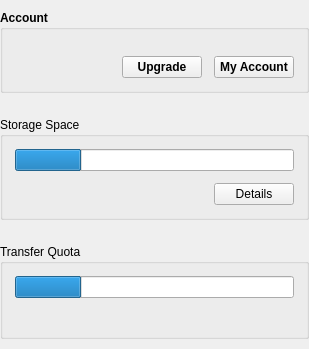
     <widget class="QWidget" name="pAccount">
      <property name="sizePolicy">
       <sizepolicy hsizetype="Preferred" vsizetype="Maximum">
        <horstretch>0</horstretch>
        <verstretch>0</verstretch>
       </sizepolicy>
      </property>
      <layout class="QVBoxLayout" name="pAccountLayout" stretch="0,0,0,1">
       <property name="spacing">
        <number>24</number>
       </property>
       <property name="leftMargin">
        <number>0</number>
       </property>
       <property name="topMargin">
        <number>10</number>
       </property>
       <property name="rightMargin">
        <number>0</number>
       </property>
       <property name="bottomMargin">
        <number>0</number>
       </property>
       <item>
        <widget class="QGroupBox" name="gAccountDetails">
         <property name="sizePolicy">
          <sizepolicy hsizetype="Preferred" vsizetype="Preferred">
           <horstretch>0</horstretch>
           <verstretch>0</verstretch>
          </sizepolicy>
         </property>
         <property name="font">
          <font>
           <bold>true</bold>
          </font>
         </property>
         <property name="title">
          <string>Account</string>
         </property>
         <property name="type" stdset="0">
          <string notr="true">mega</string>
         </property>
         <layout class="QVBoxLayout" name="verticalLayout_3">
          <property name="leftMargin">
           <number>12</number>
          </property>
          <property name="topMargin">
           <number>12</number>
          </property>
          <property name="rightMargin">
           <number>12</number>
          </property>
          <property name="bottomMargin">
           <number>12</number>
          </property>
          <item>
           <layout class="QHBoxLayout" name="horizontalLayout_4">
            <property name="spacing">
             <number>12</number>
            </property>
            <item>
             <widget class="AvatarWidget" name="wAvatar" native="true">
              <property name="minimumSize">
               <size>
                <width>36</width>
                <height>36</height>
               </size>
              </property>
              <property name="maximumSize">
               <size>
                <width>36</width>
                <height>36</height>
               </size>
              </property>
             </widget>
            </item>
            <item>
             <layout class="QVBoxLayout" name="verticalLayout">
              <property name="spacing">
               <number>0</number>
              </property>
              <item>
               <layout class="QHBoxLayout" name="horizontalLayout_3">
                <item>
                 <widget class="QLabel" name="lName">
                  <property name="maximumSize">
                   <size>
                    <width>270</width>
                    <height>16777215</height>
                   </size>
                  </property>
                  <property name="textFormat">
                   <enum>Qt::PlainText</enum>
                  </property>
                 </widget>
                </item>
                <item>
                 <widget class="QPushButton" name="lAccountType">
                  <property name="sizePolicy">
                   <sizepolicy hsizetype="MinimumExpanding" vsizetype="Fixed">
                    <horstretch>0</horstretch>
                    <verstretch>0</verstretch>
                   </sizepolicy>
                  </property>
                  <property name="icon">
                   <iconset resource="../Resources_common.qrc">
                    <normaloff>:/images/Small_Free.png</normaloff>:/images/Small_Free.png</iconset>
                  </property>
                  <property name="iconSize">
                   <size>
                    <width>12</width>
                    <height>12</height>
                   </size>
                  </property>
                  <property name="autoDefault">
                   <bool>false</bool>
                  </property>
                  <property name="flat">
                   <bool>true</bool>
                  </property>
                  <property name="type" stdset="0">
                   <string notr="true">ghost</string>
                  </property>
                 </widget>
                </item>
               </layout>
              </item>
              <item>
               <widget class="QLabel" name="lEmail"/>
              </item>
             </layout>
            </item>
            <item>
             <layout class="QVBoxLayout" name="verticalLayout_14">
              <item>
               <spacer name="verticalSpacer_9">
                <property name="orientation">
                 <enum>Qt::Vertical</enum>
                </property>
                <property name="sizeHint" stdset="0">
                 <size>
                  <width>20</width>
                  <height>0</height>
                 </size>
                </property>
               </spacer>
              </item>
              <item>
               <layout class="QHBoxLayout" name="horizontalLayout">
                <item>
                 <widget class="QPushButton" name="bUpgrade">
                  <property name="sizePolicy">
                   <sizepolicy hsizetype="Preferred" vsizetype="Fixed">
                    <horstretch>0</horstretch>
                    <verstretch>0</verstretch>
                   </sizepolicy>
                  </property>
                  <property name="minimumSize">
                   <size>
                    <width>0</width>
                    <height>0</height>
                   </size>
                  </property>
                  <property name="maximumSize">
                   <size>
                    <width>16777215</width>
                    <height>16777215</height>
                   </size>
                  </property>
                  <property name="cursor">
                   <cursorShape>PointingHandCursor</cursorShape>
                  </property>
                  <property name="focusPolicy">
                   <enum>Qt::StrongFocus</enum>
                  </property>
                  <property name="text">
                   <string>Upgrade</string>
                  </property>
                  <property name="autoDefault">
                   <bool>false</bool>
                  </property>
                  <property name="type" stdset="0">
                   <string notr="true">secondary</string>
                  </property>
                  <property name="dimension" stdset="0">
                   <string notr="true">small</string>
                  </property>
                 </widget>
                </item>
                <item>
                 <widget class="QPushButton" name="bMyAccount">
                  <property name="sizePolicy">
                   <sizepolicy hsizetype="Preferred" vsizetype="Fixed">
                    <horstretch>0</horstretch>
                    <verstretch>0</verstretch>
                   </sizepolicy>
                  </property>
                  <property name="minimumSize">
                   <size>
                    <width>0</width>
                    <height>0</height>
                   </size>
                  </property>
                  <property name="maximumSize">
                   <size>
                    <width>16777215</width>
                    <height>16777215</height>
                   </size>
                  </property>
                  <property name="cursor">
                   <cursorShape>PointingHandCursor</cursorShape>
                  </property>
                  <property name="text">
                   <string>My Account</string>
                  </property>
                  <property name="autoDefault">
                   <bool>false</bool>
                  </property>
                  <property name="type" stdset="0">
                   <string notr="true">secondary</string>
                  </property>
                  <property name="dimension" stdset="0">
                   <string notr="true">small</string>
                  </property>
                 </widget>
                </item>
               </layout>
              </item>
             </layout>
            </item>
           </layout>
          </item>
         </layout>
        </widget>
       </item>
       <item>
        <widget class="QGroupBox" name="gStorageSpace">
         <property name="sizePolicy">
          <sizepolicy hsizetype="Preferred" vsizetype="Preferred">
           <horstretch>0</horstretch>
           <verstretch>0</verstretch>
          </sizepolicy>
         </property>
         <property name="title">
          <string>Storage Space</string>
         </property>
         <property name="type" stdset="0">
          <string notr="true">mega</string>
         </property>
         <layout class="QVBoxLayout" name="gStorageSpaceLayout">
          <property name="spacing">
           <number>12</number>
          </property>
          <property name="leftMargin">
           <number>12</number>
          </property>
          <property name="topMargin">
           <number>12</number>
          </property>
          <property name="rightMargin">
           <number>12</number>
          </property>
          <property name="bottomMargin">
           <number>12</number>
          </property>
          <item>
           <widget class="QProgressBar" name="pStorageQuota">
            <property name="focusPolicy">
             <enum>Qt::StrongFocus</enum>
            </property>
            <property name="value">
             <number>24</number>
            </property>
            <property name="textVisible">
             <bool>false</bool>
            </property>
           </widget>
          </item>
          <item>
           <layout class="QHBoxLayout" name="storageSpaceTextLayout">
            <item>
             <widget class="QLabel" name="lStorage">
              <property name="focusPolicy">
               <enum>Qt::StrongFocus</enum>
              </property>
              <property name="text">
               <string notr="true"/>
              </property>
             </widget>
            </item>
            <item>
             <spacer name="hStorage">
              <property name="orientation">
               <enum>Qt::Horizontal</enum>
              </property>
              <property name="sizeType">
               <enum>QSizePolicy::Expanding</enum>
              </property>
              <property name="sizeHint" stdset="0">
               <size>
                <width>0</width>
                <height>0</height>
               </size>
              </property>
             </spacer>
            </item>
            <item>
             <widget class="QPushButton" name="bStorageDetails">
              <property name="sizePolicy">
               <sizepolicy hsizetype="Preferred" vsizetype="Fixed">
                <horstretch>0</horstretch>
                <verstretch>0</verstretch>
               </sizepolicy>
              </property>
              <property name="minimumSize">
               <size>
                <width>0</width>
                <height>0</height>
               </size>
              </property>
              <property name="maximumSize">
               <size>
                <width>16777215</width>
                <height>16777215</height>
               </size>
              </property>
              <property name="cursor">
               <cursorShape>PointingHandCursor</cursorShape>
              </property>
              <property name="text">
               <string>Details</string>
              </property>
              <property name="autoDefault">
               <bool>false</bool>
              </property>
              <property name="type" stdset="0">
               <string notr="true">secondary</string>
              </property>
              <property name="dimension" stdset="0">
               <string notr="true">small</string>
              </property>
             </widget>
            </item>
           </layout>
          </item>
         </layout>
        </widget>
       </item>
       <item>
        <widget class="QGroupBox" name="gBandwidthQuota">
         <property name="title">
          <string>Transfer Quota</string>
         </property>
         <property name="type" stdset="0">
          <string notr="true">mega</string>
         </property>
         <layout class="QVBoxLayout" name="gBandwidthQuotaLayout">
          <property name="spacing">
           <number>12</number>
          </property>
          <property name="leftMargin">
           <number>12</number>
          </property>
          <property name="topMargin">
           <number>12</number>
          </property>
          <property name="rightMargin">
           <number>12</number>
          </property>
          <property name="bottomMargin">
           <number>12</number>
          </property>
          <item>
           <widget class="QProgressBar" name="pTransferQuota">
            <property name="focusPolicy">
             <enum>Qt::StrongFocus</enum>
            </property>
            <property name="value">
             <number>24</number>
            </property>
            <property name="textVisible">
             <bool>false</bool>
            </property>
           </widget>
          </item>
          <item>
           <layout class="QHBoxLayout" name="transferQuotaTextLayout">
            <item>
             <widget class="QLabel" name="lBandwidth"/>
            </item>
            <item>
             <widget class="QLabel" name="lBandwidthFree"/>
            </item>
            <item>
             <spacer name="horizontalSpacer_2">
              <property name="orientation">
               <enum>Qt::Horizontal</enum>
              </property>
              <property name="sizeHint" stdset="0">
               <size>
                <width>0</width>
                <height>0</height>
               </size>
              </property>
             </spacer>
            </item>
           </layout>
          </item>
         </layout>
        </widget>
       </item>
       <item>
        <spacer name="verticalSpacer_3">
         <property name="orientation">
          <enum>Qt::Vertical</enum>
         </property>
         <property name="sizeType">
          <enum>QSizePolicy::Expanding</enum>
         </property>
         <property name="sizeHint" stdset="0">
          <size>
           <width>20</width>
           <height>10</height>
          </size>
         </property>
        </spacer>
       </item>
      </layout>
     </widget>
